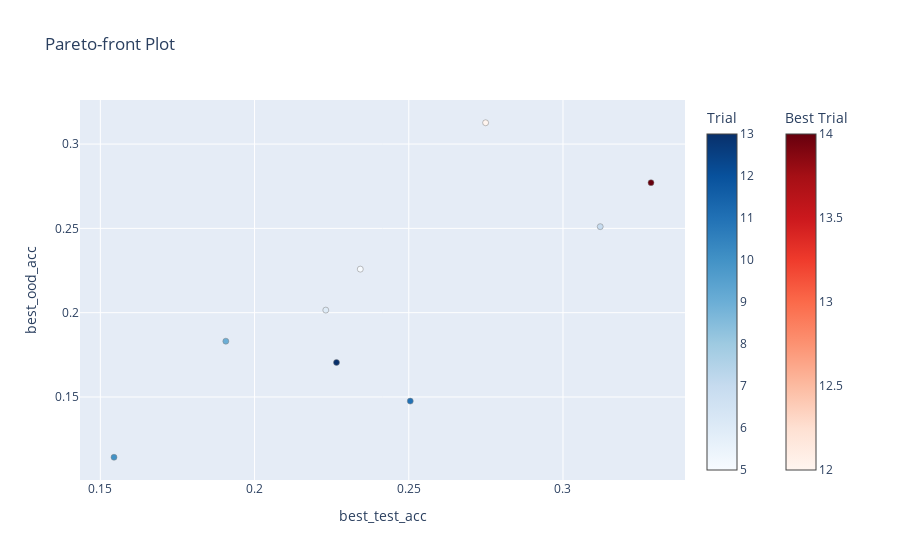

The cell this chart's notebook holds for it:
### Code cell
pre = f"copy_tune_2"
pre = f"copy_adap_1"

env = "bmfl"
alpha = 0.1
dataset = "cifar10"

study_name = f"env_{env}_seed_777_d_{dataset}_alpha_{alpha}_gdt_2"


def f():
    print(f"[+] pre: {pre}")
    print(f"[+] Study: {study_name}")

    storage = f"sqlite:///studys/{pre}/{study_name}.db"
    study = optuna.load_study(study_name=study_name, storage=storage)

    def constraints_func(trial):
        try:
            if trial.params["num_gibbs_draws_train"]:
                return [0]
            if trial.params["num_gibbs_draws_test"]:
                return [0]
        except:
            pass
        return [1]

    # constraints_func = None
    display(optuna.visualization.plot_pareto_front(study, target_names=["best_test_acc", "best_ood_acc"], constraints_func=constraints_func))

    df = study.trials_dataframe()
    df.drop(columns=["datetime_start", "datetime_complete", "duration"], inplace=True)
    df["values_sum"] = df["values_0"] + df["values_1"]
    # df[df.columns].sort_values(by=['values_sum','values_0','values_1'], ascending=[False,False,False]).head(10)
    # df[df.columns].sort_values(by=['values_0','values_1'], ascending=[False,False]).drop_duplicates(subset=["values_0", "values_1"], keep='last').head(10)
    # df[df.columns].sort_values(by=['values_1','values_0'], ascending=[False,False]).drop_duplicates(subset=["values_0", "values_1"], keep='first').head(10)
    df_filtered_test = df[df.columns].sort_values(by=["values_0", "values_1"], ascending=[False, False]).drop_duplicates(subset=["values_0", "values_1"], keep="first")
    df_filtered_ood = df[df.columns].sort_values(by=["values_1", "values_0"], ascending=[False, False]).drop_duplicates(subset=["values_0", "values_1"], keep="first")
    print(f"[+] total trials: {df_filtered_test.shape[0]}")
    display(df_filtered_test.head(6))
    display(df_filtered_ood.head(6))
    display(df[df.columns].sort_values(by=["values_1", "values_0"]))


f()

### Figure 1 — Plotly figure (JSON) as saved in the notebook; plotly's stock layout.template omitted (floating-point values rounded to 4 significant figures)
{"data": [{"hovertemplate": "%{text}<extra>Infeasible Trial</extra>", "marker": {"color": "#cccccc"}, "mode": "markers", "showlegend": false, "text": [], "type": "scatter", "x": [], "y": []}, {"hovertemplate": "%{text}<extra>Feasible Trial</extra>", "marker": {"color": [5, 6, 7, 9, 10, 11, 13], "colorbar": {"title": {"text": "Trial"}}, "colorscale": [[0, "rgb(247,251,255)"], [0.125, "rgb(222,235,247)"], [0.25, "rgb(198,219,239)"], [0.375, "rgb(158,202,225)"], [0.5, "rgb(107,174,214)"], [0.625, "rgb(66,146,198)"], [0.75, "rgb(33,113,181)"], [0.875, "rgb(8,81,156)"], [1, "rgb(8,48,107)"]], "line": {"color": "Grey", "width": 0.5}}, "mode": "markers", "showlegend": false, "text": ["{<br>  \"number\": 5,<br>  \"values\": [<br>    0.23428057091423424,<br>    0.22582096266306795<br>  ],<br>  \"params\": {<br>    \"inner_steps\": 1,<br>    \"lr\": 0.03,<br>    \"num_gibbs_draws_test\": 30,<br>    \"num_gibbs_draws_train\": 20,<br>    \"wd\": 0.0<br>  }<br>}", "{<br>  \"number\": 6,<br>  \"values\": [<br>    0.22309373794522303,<br>    0.20152946468735944<br>  ],<br>  \"params\": {<br>    \"inner_steps\": 1,<br>    \"lr\": 0.03,<br>    \"num_gibbs_draws_test\": 30,<br>    \"num_gibbs_draws_train\": 20,<br>    \"wd\": 0.0006000000000000001<br>  }<br>}", "{<br>  \"number\": 7,<br>  \"values\": [<br>    0.3120740645493121,<br>    0.25101214574898784<br>  ],<br>  \"params\": {<br>    \"inner_steps\": 3,<br>    \"lr\": 0.03,<br>    \"num_gibbs_draws_test\": 30,<br>    \"num_gibbs_draws_train\": 20,<br>    \"wd\": 0.001<br>  }<br>}", "{<br>  \"number\": 9,<br>  \"values\": [<br>    0.1906904976211906,<br>    0.18308591992802523<br>  ],<br>  \"params\": {<br>    \"adap_epochs\": 3,<br>    \"inner_steps\": 1,<br>    \"lr\": 0.995,<br>    \"num_gibbs_draws_test\": 30,<br>    \"num_gibbs_draws_train\": 20,<br>    \"wd\": 0.0009<br>  }<br>}", "{<br>  \"number\": 10,<br>  \"values\": [<br>    0.1544297286871544,<br>    0.11426000899685111<br>  ],<br>  \"params\": {<br>    \"adap_epochs\": 5,<br>    \"inner_steps\": 1,<br>    \"lr\": 0.545,<br>    \"num_gibbs_draws_test\": 30,<br>    \"num_gibbs_draws_train\": 20,<br>    \"wd\": 0.0007<br>  }<br>}", "{<br>  \"number\": 11,<br>  \"values\": [<br>    0.25048219107625047,<br>    0.14754835807467387<br>  ],<br>  \"params\": {<br>    \"adap_epochs\": 3,<br>    \"inner_steps\": 3,<br>    \"lr\": 0.775,<br>    \"num_gibbs_draws_test\": 30,<br>    \"num_gibbs_draws_train\": 20,<br>    \"wd\": 0.0006000000000000001<br>  }<br>}", "{<br>  \"number\": 13,<br>  \"values\": [<br>    0.2265655136942265,<br>    0.17049032838506523<br>  ],<br>  \"params\": {<br>    \"adap_epochs\": 5,<br>    \"inner_steps\": 3,<br>    \"lr\": 0.34500000000000003,<br>    \"num_gibbs_draws_test\": 30,<br>    \"num_gibbs_draws_train\": 20,<br>    \"wd\": 0.0009<br>  }<br>}"], "type": "scatter", "x": [0.2343, 0.2231, 0.3121, 0.1907, 0.1544, 0.2505, 0.2266], "y": [0.2258, 0.2015, 0.251, 0.1831, 0.1143, 0.1475, 0.1705]}, {"hovertemplate": "%{text}<extra>Best Trial</extra>", "marker": {"color": [12, 14], "colorbar": {"title": {"text": "Best Trial"}, "x": 1.1, "xpad": 40}, "colorscale": [[0, "rgb(255,245,240)"], [0.125, "rgb(254,224,210)"], [0.25, "rgb(252,187,161)"], [0.375, "rgb(252,146,114)"], [0.5, "rgb(251,106,74)"], [0.625, "rgb(239,59,44)"], [0.75, "rgb(203,24,29)"], [0.875, "rgb(165,15,21)"], [1, "rgb(103,0,13)"]], "line": {"color": "Grey", "width": 0.5}}, "mode": "markers", "showlegend": false, "text": ["{<br>  \"number\": 12,<br>  \"values\": [<br>    0.2749132056062749,<br>    0.3126405757984705<br>  ],<br>  \"params\": {<br>    \"adap_epochs\": 5,<br>    \"inner_steps\": 5,<br>    \"lr\": 0.025,<br>    \"num_gibbs_draws_test\": 30,<br>    \"num_gibbs_draws_train\": 20,<br>    \"wd\": 0.0006000000000000001<br>  }<br>}", "{<br>  \"number\": 14,<br>  \"values\": [<br>    0.32853285328532844,<br>    0.27710301394511927<br>  ],<br>  \"params\": {<br>    \"adap_epochs\": 1,<br>    \"inner_steps\": 3,<br>    \"lr\": 0.065,<br>    \"num_gibbs_draws_test\": 30,<br>    \"num_gibbs_draws_train\": 20,<br>    \"wd\": 0.001<br>  }<br>}"], "type": "scatter", "x": [0.2749, 0.3285], "y": [0.3126, 0.2771]}], "layout": {"title": {"text": "Pareto-front Plot"}, "xaxis": {"title": {"text": "best_test_acc"}}, "yaxis": {"title": {"text": "best_ood_acc"}}}}
